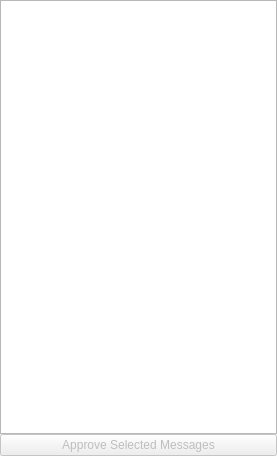
<?xml version="1.0" encoding="UTF-8"?>
<ui version="4.0">
 <class>librepcb::editor::ErcMsgDock</class>
 <widget class="QDockWidget" name="librepcb::editor::ErcMsgDock">
  <property name="geometry">
   <rect>
    <x>0</x>
    <y>0</y>
    <width>277</width>
    <height>456</height>
   </rect>
  </property>
  <property name="maximumSize">
   <size>
    <width>600</width>
    <height>524287</height>
   </size>
  </property>
  <property name="allowedAreas">
   <set>Qt::LeftDockWidgetArea|Qt::RightDockWidgetArea</set>
  </property>
  <property name="windowTitle">
   <string>ERC</string>
  </property>
  <widget class="QWidget" name="dockWidgetContents">
   <layout class="QVBoxLayout" name="verticalLayout">
    <property name="spacing">
     <number>0</number>
    </property>
    <property name="leftMargin">
     <number>0</number>
    </property>
    <property name="topMargin">
     <number>0</number>
    </property>
    <property name="rightMargin">
     <number>0</number>
    </property>
    <property name="bottomMargin">
     <number>0</number>
    </property>
    <item>
     <widget class="QTreeWidget" name="treeWidget">
      <property name="editTriggers">
       <set>QAbstractItemView::NoEditTriggers</set>
      </property>
      <property name="alternatingRowColors">
       <bool>true</bool>
      </property>
      <property name="selectionMode">
       <enum>QAbstractItemView::ExtendedSelection</enum>
      </property>
      <property name="selectionBehavior">
       <enum>QAbstractItemView::SelectItems</enum>
      </property>
      <property name="indentation">
       <number>15</number>
      </property>
      <property name="animated">
       <bool>true</bool>
      </property>
      <property name="wordWrap">
       <bool>false</bool>
      </property>
      <property name="headerHidden">
       <bool>true</bool>
      </property>
      <column>
       <property name="text">
        <string notr="true">1</string>
       </property>
      </column>
     </widget>
    </item>
    <item>
     <widget class="QPushButton" name="btnIgnore">
      <property name="enabled">
       <bool>false</bool>
      </property>
      <property name="text">
       <string>Approve Selected Messages</string>
      </property>
      <property name="icon">
       <iconset>
        <normaloff>:/img/actions/apply.png</normaloff>:/img/actions/apply.png</iconset>
      </property>
      <property name="checkable">
       <bool>true</bool>
      </property>
      <property name="checked">
       <bool>false</bool>
      </property>
     </widget>
    </item>
   </layout>
  </widget>
 </widget>
 <resources/>
 <connections/>
</ui>
